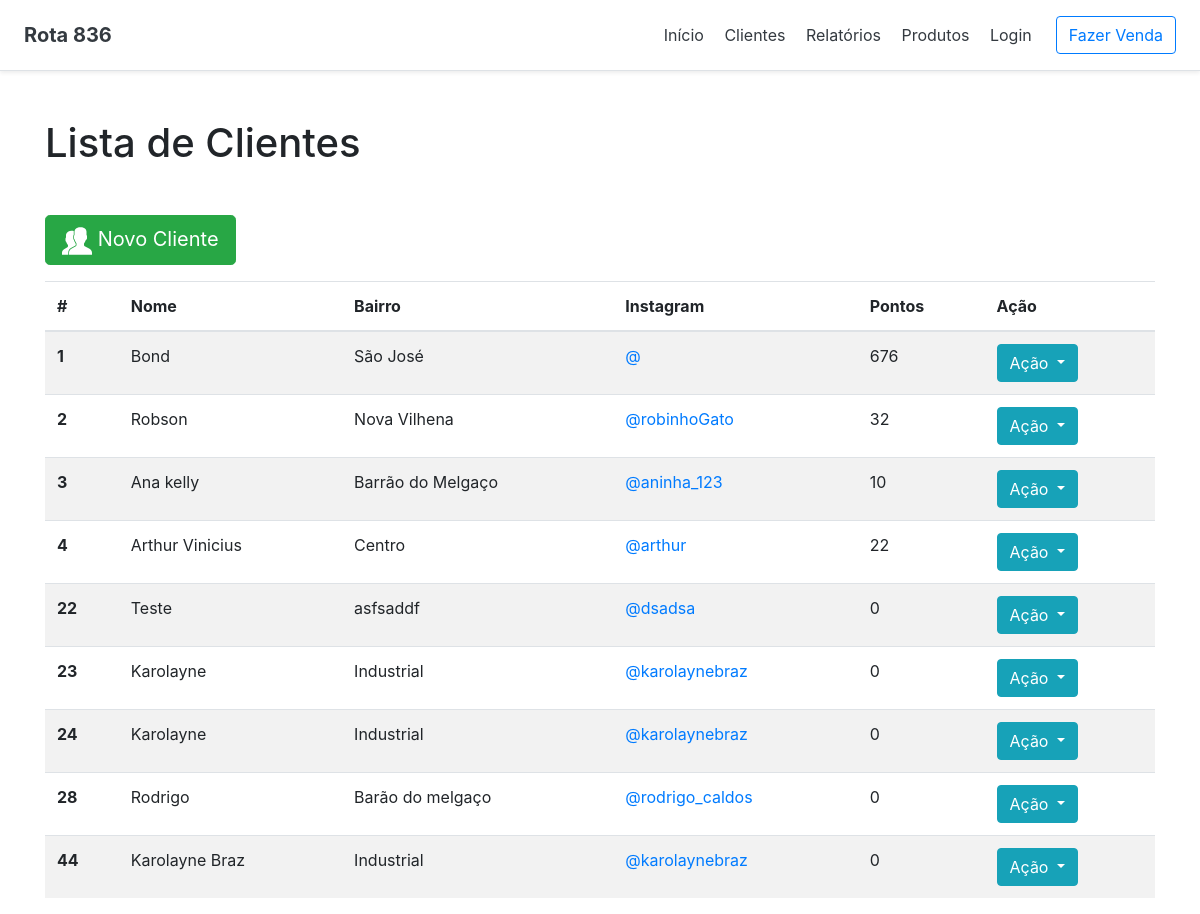
Screenshot of /salao/cliente/listar/ with the database file from the repository.
### salao/models.py (models this page shows, shortened)
class Cliente (models.Model):
    nome_cliente = models.CharField(max_length=200, null=False)
    telefone_cliente = models.CharField(max_length=12)
    instagram_cliente = models.CharField(max_length=50)
    bairro_cliente = models.CharField(max_length=200, null=False)
    @property
    def pontos_cliente(self):
        pontos = 0
        for x in Venda.objects.all():
            if x.cliente_venda.id == self.id:
                pontos = x.soma_pontos_venda
        return pontos
    @property
    def toJSON(self):
        return json.dumps(self, default=lambda x: x.__dict__)

class Venda(models.Model):
    data_hora_venda = models.DateTimeField('date published')
    cliente_venda = models.ForeignKey(Cliente, on_delete=models.CASCADE, null=False)
    servico_venda = models.ManyToManyField(Servico, blank=True)
    produto_venda = models.ManyToManyField(Produto, blank=True)
    @property
    def soma_pontos_venda(self):
        pontos = 0
        if self.servico_venda:
            for x in self.servico_venda.all():
                pontos = pontos + x.pontos_servico
        if self.produto_venda:
            for x in self.produto_venda.all():
                pontos = pontos + x.pontos_produto
        return pontos

class Servico(models.Model):
    desc_servico = models.CharField(max_length=200, null=False)
    pontos_servico = models.IntegerField(null=False)
    valor_servico = models.FloatField(null=False)

class Produto(models.Model):
    desc_produto = models.CharField(max_length=200, null=False)
    pontos_produto = models.IntegerField(null=False)
    valor_produto = models.FloatField(max_length=12, null=False)
    marca_produto = models.CharField(max_length=100, null=False)

### salao/views.py (the view)
# urls.py: path('cliente/listar/', views.ListarClientes.as_view(), name='listar_clientes'),
class ListarClientes(ListView):
    template_name = 'salao/cliente/listar.html'
    model = Cliente
    context_object_name = 'clientes'
    paginate_by=10

### salao/templates/salao/cliente/listar.html (shortened to what this page needs)
{% extends '../base.html' %}
{% load staticfiles %}
{% block h1_pagina %}
    Lista de Clientes
{% endblock h1_pagina %}
{% block content %}
    <a href="{% url 'salao:incluir_cliente' %}"><button class="btn btn-success btn-lg mb-3"><img src="{% static 'img/cliente.svg' %}" height="30px" width="30px"> Novo Cliente</button></a>
        <table class="table table-striped">
            <thead>
                <tr>
                  <th scope="col">#</th>
                  <th scope="col">Nome</th>
                  <th scope="col">Bairro</th>
                  <th scope="col">Instagram</th>
                  <th scope="col">Pontos</th>
                  <th scope="col">Ação</th>
                </tr>
            </thead>
            <tbody>
                {% for cliente in object_list %}
                <tr id="{{ cliente.id }}">
                  <th scope="row" id="id_cliente">{{ cliente.id }}</th>
                  <td name="nome_cliente">{{ cliente.nome_cliente }}</td>
                  <td>{{ cliente.bairro_cliente }}</td>
                  <td><a target="_blank" rel="noopener noreferrer" href="https://www.instagram.com/{{ cliente.instagram_cliente }}/">@{{ cliente.instagram_cliente }}</a></td>
                  <td>{{ cliente.pontos_cliente }}</td>
                  <td><div class="btn-group">
                              <button type="button" class="btn btn-info dropdown-toggle" data-toggle="dropdown" aria-haspopup="true" aria-expanded="false">
                                Ação
                              </button>
                        </div>
                  </td>
                </tr>
                {% endfor %}
            </tbody>
            </table>
{% endblock content %}

### rows the page displays
Cliente: id "1", nome_cliente "Bond", bairro_cliente "São José", pontos_cliente "676"
Cliente: id "2", nome_cliente "Robson", bairro_cliente "Nova Vilhena", instagram_cliente "robinhoGato", pontos_cliente "32"
Cliente: id "3", nome_cliente "Ana kelly", bairro_cliente "Barrão do Melgaço", instagram_cliente "aninha_123", pontos_cliente "10"
Cliente: id "4", nome_cliente "Arthur Vinicius", bairro_cliente "Centro", instagram_cliente "arthur", pontos_cliente "22"
Cliente: id "22", nome_cliente "Teste", bairro_cliente "asfsaddf", instagram_cliente "dsadsa", pontos_cliente "0"
Cliente: id "23", nome_cliente "Karolayne", bairro_cliente "Industrial", instagram_cliente "karolaynebraz", pontos_cliente "0"
Cliente: id "24", nome_cliente "Karolayne", bairro_cliente "Industrial", instagram_cliente "karolaynebraz", pontos_cliente "0"
Cliente: id "28", nome_cliente "Rodrigo", bairro_cliente "Barão do melgaço", instagram_cliente "rodrigo_caldos", pontos_cliente "0"
Cliente: id "44", nome_cliente "Karolayne Braz", bairro_cliente "Industrial", instagram_cliente "karolaynebraz", pontos_cliente "0"
